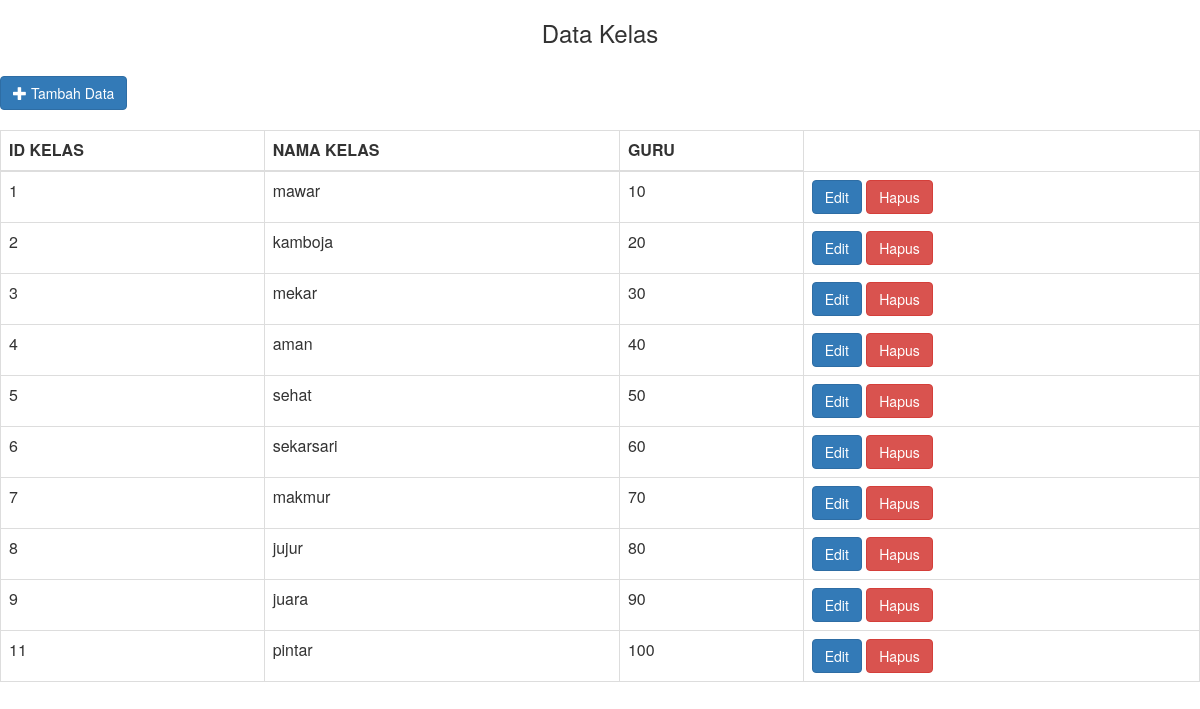
The app's page /kelas.php?pesan=input with its own data.
### tables this page shows
CREATE TABLE `kelas` (
  `idkelas` int(11) NOT NULL,
  `nama_kelas` varchar(50) NOT NULL,
  `idguru` int(11) NOT NULL
);

### kelas.php (the view, shortened to what this page needs)
<html>
<?php include "koneksi.php" ?>
<head>
<link rel="stylesheet" type="text/css" href="css/bootstrap.css">
</head>
<body>
	<center><h3>Data Kelas</h3></center><br/>
		<a href="index.php?page=input_kls" class="btn btn-primary">
	<span class="glyphicon glyphicon-plus"></span> Tambah Data </a>
<br/><br/>
	<center><table class="table table-bordered"  border="1">
<thead> <tr>
		<th>ID KELAS</th>
		<th>NAMA KELAS</th>
		<th> GURU</th>
	</tr>
</thead>
<tbody>
<?php
	$ambil= $conn->query("SELECT * FROM kelas"); ?>
		<?php while($d = $ambil-> fetch_assoc()){ ?>
<tr>
		<td><?php echo $d['idkelas']; ?></td>
		<td><?php echo $d['nama_kelas']; ?></td>
		<td><?php echo $d['idguru']; ?></td>
		<td>
		<a class="btn btn-primary" href="edit.php?idkelas=<?php echo $d['idkelas']; ?>">Edit</a>
		<a class="btn btn-danger" href="delete.php?idkelas=<?php echo $d['idkelas']; ?>">Hapus</a>
		</td>
</tr>
<?php
}
?>
</table>
</center>
</body>
</html>

### records on screen
kelas: idkelas "1", nama_kelas "mawar", idguru "10"
kelas: idkelas "2", nama_kelas "kamboja", idguru "20"
kelas: idkelas "3", nama_kelas "mekar", idguru "30"
kelas: idkelas "4", nama_kelas "aman", idguru "40"
kelas: idkelas "5", nama_kelas "sehat", idguru "50"
kelas: idkelas "6", nama_kelas "sekarsari", idguru "60"
kelas: idkelas "7", nama_kelas "makmur", idguru "70"
kelas: idkelas "8", nama_kelas "jujur", idguru "80"
kelas: idkelas "9", nama_kelas "juara", idguru "90"
kelas: idkelas "11", nama_kelas "pintar", idguru "100"
